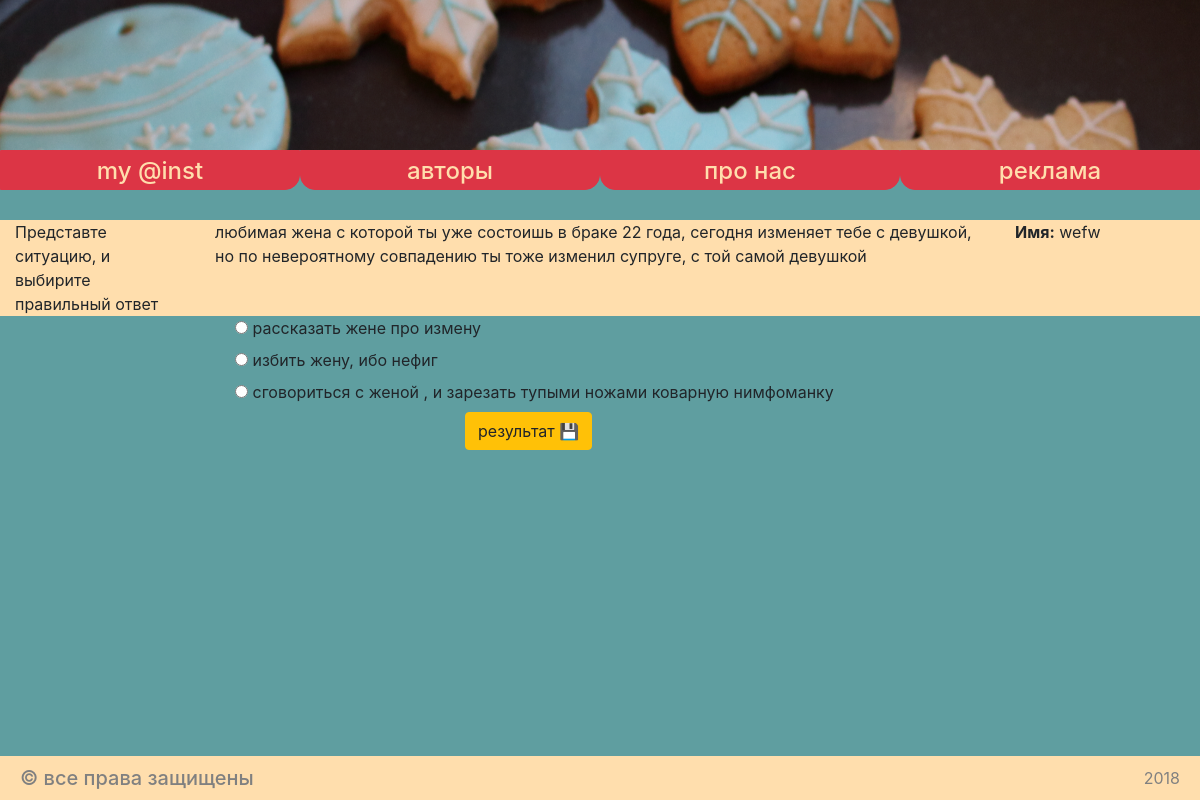
Page /fourth (signed in) on the committed database.
### myapp/models/questions.py (models this page shows, shortened)
class quest(Model):
    title = TextField(max_length=30)
    info = TextField(null=True)
    option1 = TextField(null=True)
    option2 = TextField(null=True)
    option3 = TextField(null=True)

### myapp/models/user.py (models this page shows, shortened)
class User(Model):
    id = IntegerField(unique=True, primary_key=True)
    name = TextField(null=False)

### myapp/views.py (the view, shortened to what this page needs)
# urls.py: path('fourth', views.fourth, name='fourth'),
def fourth(request):
    user = take_user_info(request)
    if request.method == 'GET':
        context = conte(user.id,4)
        return render(request, 'fourth_page.html', context)
    return render(request, 'too_page.html')

### myapp/views.py (called while the page is built)
def take_user_info(request):
    user_id = request.session['user_id']
    if not user_id:
        return redirect('index')
    user = User.objects.get(id=user_id)
    return user

def conte(a,b):
    user = User.objects.get(id=a)
    que1 = quest.objects.get(id=b)
    rname = user.name
    txfo = que1.info
    op1 = que1.option1
    op2 = que1.option2
    op3 = que1.option3
    context = {'name': rname, 'info': txfo, 'op1': op1, 'op2': op2, 'op3': op3}
    return context

### myapp/templates/fourth_page.html (shortened to what this page needs)
{% extends "wrapper.html" %}
{% block content %}
    <div class="container-fluid static_txt" style="margin-top: 30px;">
        <div class="row">
            <div
                 class="col-md-2 ">
             Представте ситуацию, и выбирите правильный ответ
            </div>
            <div
                class="col-md-8">
             {{ info }}
          </div>
          <div
                class="col-md-2">
             <strong>Имя:</strong> {{ name }}
          </div>
        </div>
    </div>
<div class="container">
    <form action="" method="POST">
        <div class="row">
            <div class="col-md-10 offset-2">
                <div class="radio">
                      <label>
                        <input type="radio" name="optionsRadios" id="optionsRadios1" value="options1">
                        {{ op1 }}
                      </label>
                </div>
                <div class="radio">
                      <label>
                        <input type="radio" name="optionsRadios" id="optionsRadios2" value="options2">
                        {{ op2 }}
                      </label>
                </div>
                <div class="radio">
                      <label>
                        <input type="radio" name="optionsRadios" id="optionsRadios3" value="options3">
                          {{ op3 }}
                      </label>
                </div>
                <button class="btn btn-warning offset-3" type="submit">результат &#128190</button>
            </div>
        </div>
    </form>
</div>
<footer class="info">
    <h5>&copy все права защищены<small>2018</small></h5>
</footer>
{% endblock %}

### myapp/static/css/some_html.css (style rules this page uses)
body { background-color: #5F9EA0; }
footer { padding: 10px 20px; background: #FFDEAD; position: absolute; bottom: 0; left:0; right:0; width: 100%; color:grey; }
footer h5 { margin: 0; }
footer h5 small { float: right; padding-top: 3px; }
.static_txt { background-color:#FFDEAD; }

### rows in the picture
quest: info "любимая жена с которой ты уже состоишь в браке 22 года, сегодня изменяет тебе с девушкой, но по невероятному совпадению ты тоже изменил супруге, с той самой девушкой", option1 "рассказать жене про измену", option2 "избить жену, ибо нефиг", option3 "сговориться с женой , и зарезать тупыми ножами коварную нимфоманку"
User: name "wefw"
